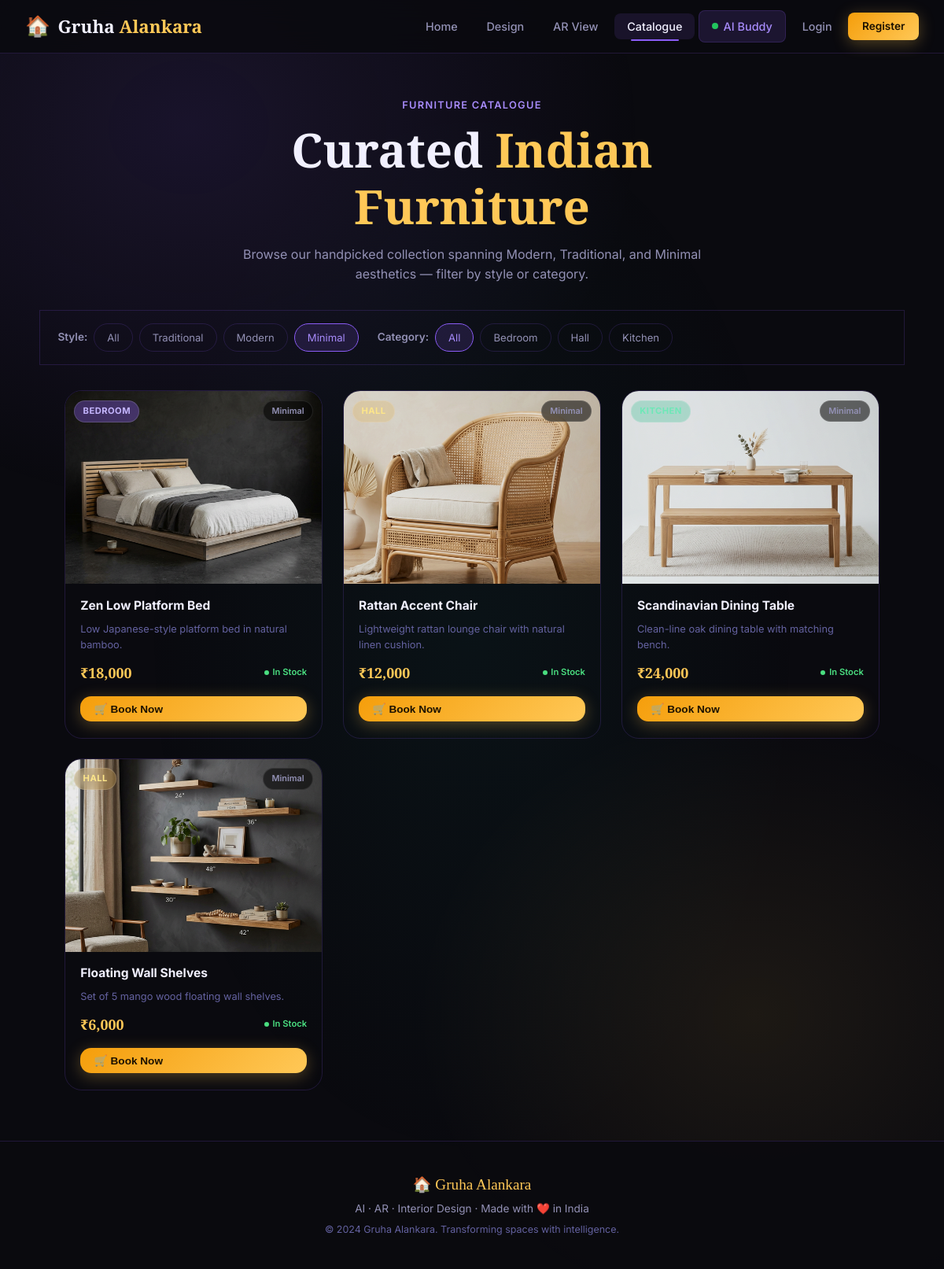
The page /catalog?style=Minimal on the database its author committed.
### models.py (models this page shows)
class Furniture(db.Model):
    id          = db.Column(db.Integer, primary_key=True)
    name        = db.Column(db.String(100), index=True)
    category    = db.Column(db.String(100), index=True)
    style       = db.Column(db.String(100), index=True)
    price       = db.Column(db.Float)
    description = db.Column(db.Text)
    image_url   = db.Column(db.String(300))
    ar_model    = db.Column(db.String(300))
    in_stock    = db.Column(db.Boolean, default=True, index=True)
    __table_args__ = (
        db.Index('ix_furniture_style_category', 'style', 'category'),
    )

### app.py (the view)
@app.route("/catalog")
def catalog():
    style_filter    = request.args.get("style", "")
    category_filter = request.args.get("category", "")
    page            = request.args.get("page", 1, type=int)
    per_page        = 12
    query = Furniture.query
    if style_filter:
        query = query.filter_by(style=style_filter)
    if category_filter:
        query = query.filter_by(category=category_filter)
    pagination     = query.paginate(page=page, per_page=per_page, error_out=False)
    furniture_list = pagination.items
    styles         = db.session.query(Furniture.style).distinct().all()
    categories     = db.session.query(Furniture.category).distinct().all()
    return render_template("catalog.html",
                           furniture_list=furniture_list,
                           styles=[s[0] for s in styles],
                           categories=[c[0] for c in categories],
                           selected_style=style_filter,
                           selected_category=category_filter,
                           pagination=pagination)

### templates/catalog.html (shortened to what this page needs)
{% extends "base.html" %}
{% block content %}
<div class="page-hero">
    <div class="section-tag">Furniture Catalogue</div>
    <h1>Curated <span class="accent">Indian Furniture</span></h1>
    <p>Browse our handpicked collection spanning Modern, Traditional, and Minimal aesthetics — filter by style or category.</p>
</div>
<div class="catalog-filter-bar">
    <span class="filter-label">Style:</span>
    <a href="{{ url_for('catalog') }}" class="filter-btn {% if not selected_style %}active{% endif %}">All</a>
    {% for s in styles %}
    <a href="{{ url_for('catalog', style=s) }}" class="filter-btn {% if selected_style == s %}active{% endif %}">{{ s }}</a>
    {% endfor %}
    <span class="filter-label" style="margin-left:1rem">Category:</span>
    <a href="{{ url_for('catalog') }}" class="filter-btn {% if not selected_category %}active{% endif %}">All</a>
    {% for c in categories %}
    <a href="{{ url_for('catalog', category=c) }}"
        class="filter-btn {% if selected_category == c %}active{% endif %}">{{ c }}</a>
    {% endfor %}
</div>
{% if furniture_list %}
<div class="catalog-grid" id="catalogGrid">
    {% for item in furniture_list %}
    <div class="furniture-card" id="fc-{{ item.id }}">
        <div class="fc-img-wrap">
            {% if item.image_url %}
            <img
                src="{{ url_for('static', filename=item.image_url) }}"
                alt="{{ item.name }}"
                loading="lazy"
                onerror="this.parentElement.innerHTML='<div style=\'display:flex;align-items:center;justify-content:center;height:100%;font-size:3.5rem;opacity:.3;\'>🪑</div>'"
            >
            {% else %}
            <div style="display:flex;align-items:center;justify-content:center;height:100%;font-size:3.5rem;opacity:.3;">🪑</div>
            {% endif %}
            <span class="fc-category-badge badge-{{ item.category }}">{{ item.category }}</span>
            <span class="fc-style-tag">{{ item.style }}</span>
        </div>
        <div class="fc-info">
            <div class="fc-name">{{ item.name }}</div>
            <p class="fc-desc">{{ item.description }}</p>
            <div class="fc-meta">
                <span class="fc-price">₹{{ '{:,.0f}'.format(item.price) }}</span>
                <span class="fc-in-stock">In Stock</span>
            </div>
            <button class="btn btn-gold btn-sm" style="width:100%;margin-top:.4rem" id="bookBtn-{{ item.id }}"
                onclick="bookFurniture({{ item.id }}, '{{ item.name }}', this)">
                🛒 Book Now
            </button>
        </div>
    </div>
    {% endfor %}
</div>
{% else %}
<div class="empty-state">
    <div class="empty-icon">🔍</div>
    <div class="empty-title">No items found</div>
    <p>Try a different style or category filter.</p>
</div>
{% endif %}
{% endblock %}

### static/style.css (style rules this page uses)
:root { --bg: #0a0a0f; --bg2: #0f0f1a; --bg3: #141428; --surface: rgba(20, 20, 44, 0.7); --surface2: rgba(30, 30, 60, 0.6); --border: rgba(139, 92, 246, 0.18); --border2: rgba(255, 200, 87, 0.18); --accent: #8b5cf6; --accent2: #a78bfa; --accent3: #7c3aed; --gold: #ffc857; --gold2: #f59e0b; --rose: #f43f5e; --teal: #14b8a6; --text: #f1f0ff; --text-muted: #9391b5; --text-dim: #6462a0; --radius-sm: 8px; --radius: 14px; --radius-lg: 22px; --radius-xl: 32px; --shadow: 0 8px 32px rgba(139, 92, 246, 0.15); --shadow-lg: 0 20px 60px rgba(0, 0, 0, 0.5); --glow: 0 0 30px rgba(139, 92, 246, 0.3); --glow-gold: 0 0 30px rgba(255, 200, 87, 0.3); --trans: all 0.3s cubic-bezier(0.4, 0, 0.2, 1); --trans-fast: all 0.15s ease; }
*, *::before, *::after { box-sizing: border-box; margin: 0; padding: 0; }
html { scroll-behavior: smooth; }
body { font-family: 'Inter', system-ui, sans-serif; background-color: var(--bg); color: var(--text); line-height: 1.6; min-height: 100vh; overflow-x: hidden; }
body::before { content: ''; position: fixed; inset: 0; z-index: -1; background: radial-gradient(ellipse 80% 50% at 20% 10%, rgba(139, 92, 246, 0.12) 0%, transparent 60%), radial-gradient(ellipse 60% 40% at 80% 80%, rgba(255, 200, 87, 0.08) 0%, transparent 60%), radial-gradient(ellipse 50% 60% at 50% 50%, rgba(20, 184, 166, 0.05) 0%, transparent 70%); pointer-events: none; }
a { text-decoration: none; color: inherit; }
img { max-width: 100%; }
h1, h2, h3 { font-family: 'Playfair Display', Georgia, serif; line-height: 1.2; }
h1 { font-size: clamp(2.2rem, 5vw, 4rem); }
.accent { color: var(--gold); }
.btn { display: inline-flex; align-items: center; gap: 0.5rem; padding: 0.8rem 1.8rem; border-radius: var(--radius); font-size: 0.95rem; font-weight: 600; cursor: pointer; border: none; transition: var(--trans); text-decoration: none; }
.btn-gold { background: linear-gradient(135deg, var(--gold2), var(--gold)); color: #1a1000; box-shadow: 0 4px 20px rgba(255, 200, 87, 0.3); }
.btn-sm { padding: 0.5rem 1.1rem; font-size: 0.85rem; }
.section-tag { color: var(--accent2); font-size: 0.8rem; font-weight: 600; letter-spacing: 0.1em; text-transform: uppercase; margin-bottom: 0.6rem; }
.page-hero { padding: 3.5rem 2rem 2rem; text-align: center; max-width: 700px; margin: 0 auto; }
.page-hero p { color: var(--text-muted); margin-top: 0.8rem; }
.catalog-filter-bar { display: flex; flex-wrap: wrap; gap: 1rem; align-items: center; max-width: 1100px; margin: 0 auto; padding: 1.5rem 2rem; }
.filter-label { font-size: 0.85rem; color: var(--text-muted); font-weight: 600; }
.filter-btn { padding: 0.42rem 1rem; border-radius: 100px; border: 1px solid var(--border); background: transparent; color: var(--text-muted); font-size: 0.82rem; cursor: pointer; transition: var(--trans); font-family: 'Inter', sans-serif; }
.filter-btn:hover, .filter-btn.active { background: rgba(139, 92, 246, 0.15); border-color: var(--accent); color: var(--accent2); }
.catalog-grid { display: grid; grid-template-columns: repeat(auto-fill, minmax(260px, 1fr)); gap: 1.5rem; max-width: 1100px; margin: 0 auto; padding: 0 2rem 4rem; }
.furniture-card { background: var(--surface); border: 1px solid var(--border); border-radius: var(--radius-lg); overflow: hidden; transition: var(--trans); display: flex; flex-direction: column; }

### rows shown on the page
Furniture: image_url (picture), category "BEDROOM", style "Minimal", name "Zen Low Platform Bed", description "Low Japanese-style platform bed in natural bamboo.", price "18,000"
Furniture: image_url (picture), category "HALL", style "Minimal", name "Rattan Accent Chair", description "Lightweight rattan lounge chair with natural linen cushion.", price "12,000"
Furniture: image_url (picture), style "Minimal", name "Scandinavian Dining Table", description "Clean-line oak dining table with matching bench.", price "24,000"
Furniture: image_url (picture), category "HALL", style "Minimal", name "Floating Wall Shelves", description "Set of 5 mango wood floating wall shelves.", price "6,000"

### other values the page prints
{{ s }} "Traditional" "Modern" "Minimal"
{{ c }} "Bedroom" "Hall" "Kitchen"
